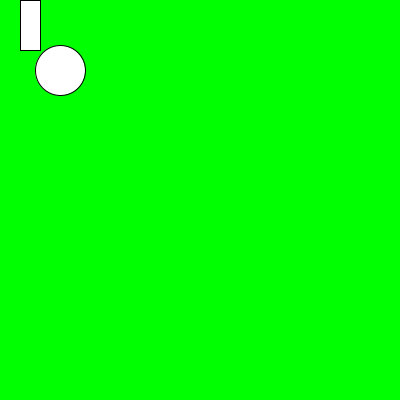
Frame 1 (no input)
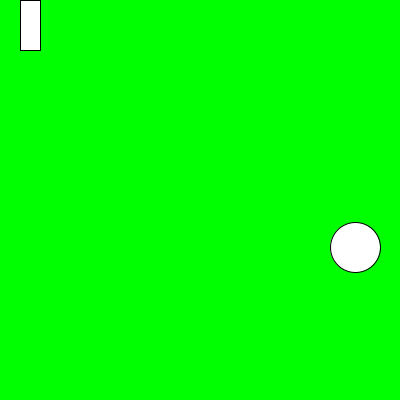
Frame 60 (the mouse pressed at the canvas centre just before this capture)
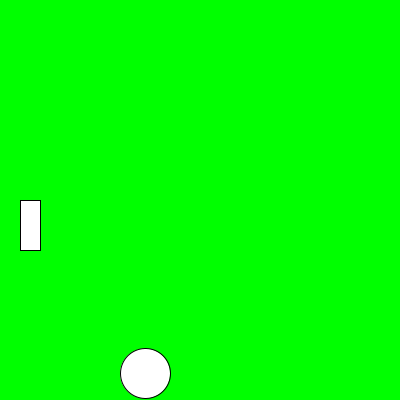
Frame 120 (the mouse held since frame 60 and released just before this capture)

The Processing sketch that drew these frames (run headless with seeded random() and noise(); from frame 60 on, the mouse is pressed at the canvas centre):

// Processing sketch: PongNotes
// ── PongNotes.pde
int x = 60;
float y = 70.5;
  
boolean colorgray = true;
int xdirection = 5;
int ydirection = 3;
  
//this function runs once
void setup(){
  background(255, 0, 0);
  //hex codes
  //background(#00ff00);
  size(400, 400);
  
}

//this one runs all the time
void draw(){
  background(0, 255, 0);
  if(colorgray == true){
    ellipse(x, y, 50, 50);
  }
 //bar
  rect(20, mouseY, 20, 50); 
  moveBall();
}

void moveBall(){
  x += xdirection;
  y+= ydirection;
  // || = or, && = and, != and == 
  if (x >= width || x <= 0) {
    xdirection *= -1;
  }
  if(y >= height || y <= 0){
    ydirection *= -1;
  }
}
